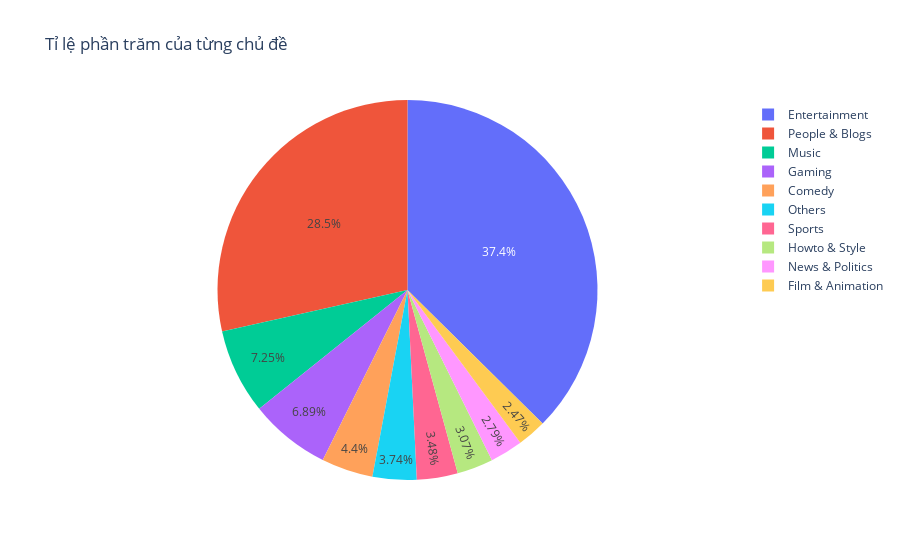

The notebook cell this image was saved under:
### Code cell
threshold = 400
category_pie = category_full.copy()
category_pie['category'] = category_pie['category'].apply(lambda x: x if category_counts[x] >= threshold else 'Others')
category_pie = category_pie.groupby('category').sum()
# category_pie.plot(kind='pie', y='count', autopct='%1.1f%%', figsize=(10, 8))
# plt.title('Tỉ lệ phần trăm của từng chủ đề')
# plt.show()

px.pie(category_pie, values='count', names=category_pie.index, title='Tỉ lệ phần trăm của từng chủ đề')

### Figure 1 — Plotly figure (JSON) as saved in the notebook; plotly's stock layout.template omitted (floating-point values rounded to 4 significant figures)
{"data": [{"domain": {"x": [0, 1], "y": [0, 1]}, "hovertemplate": "category=%{label}<br>count=%{value}<extra></extra>", "labels": ["Comedy", "Entertainment", "Film & Animation", "Gaming", "Howto & Style", "Music", "News & Politics", "Others", "People & Blogs", "Sports"], "legendgroup": "", "name": "", "showlegend": true, "type": "pie", "values": [770, 6551, 432, 1207, 538, 1269, 489, 655, 4992, 609]}], "layout": {"legend": {"tracegroupgap": 0}, "title": {"text": "Tỉ lệ phần trăm của từng chủ đề"}}}
